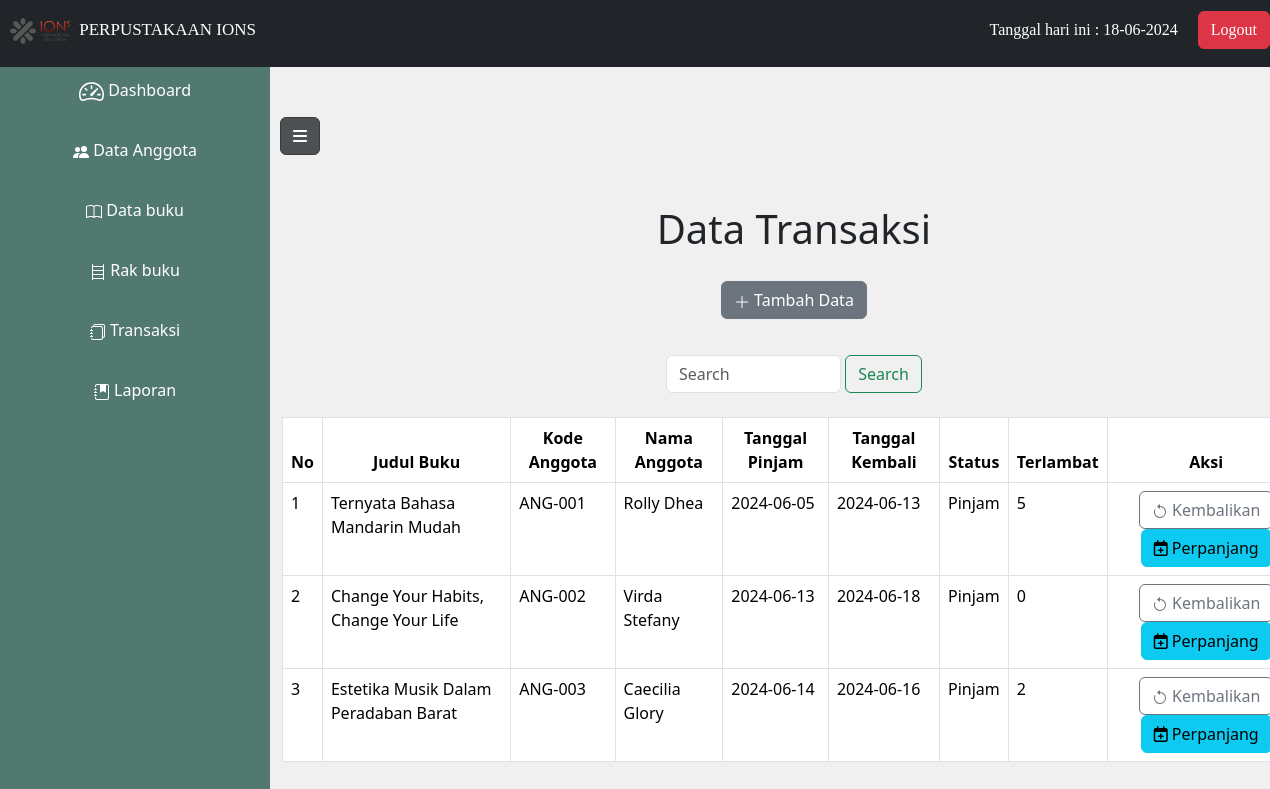
Page /datatransaksi.php on the committed database.
### tables this page shows
CREATE TABLE `peminjaman` (
  `id_peminjaman` int(11) NOT NULL,
  `tgl_pinjam` date NOT NULL,
  `tgl_kembali` date NOT NULL,
  `id_buku` int(11) NOT NULL,
  `id_anggota` int(11) NOT NULL,
  `status` varchar(10) NOT NULL
);

CREATE TABLE `buku` (
  `id_buku` int(11) NOT NULL,
  `kode_buku` varchar(10) NOT NULL,
  `judul_buku` varchar(50) NOT NULL,
  `kategori` varchar(50) NOT NULL,
  `pengarang` varchar(50) NOT NULL,
  `penerbit` varchar(50) NOT NULL,
  `thn_terbit` int(11) NOT NULL,
  `stok` int(11) NOT NULL,
  `sinopsis` text NOT NULL,
  `id_rak` int(11) NOT NULL
);

CREATE TABLE `anggota` (
  `id_anggota` int(11) NOT NULL,
  `kode_anggota` varchar(10) NOT NULL,
  `nama_anggota` varchar(50) NOT NULL,
  `jenis_kelamin` varchar(20) NOT NULL,
  `no_telp` varchar(15) NOT NULL
);

### datatransaksi.php (the view, shortened to what this page needs)
<!DOCTYPE html>
<html lang="en">
<head>
    <link rel="stylesheet" href="bentuk.css">
    <link rel="stylesheet" href="https://cdnjs.cloudflare.com/ajax/libs/font-awesome/6.4.2/css/all.min.css">
    <link href="https://cdn.jsdelivr.net/npm/bootstrap@5.3.3/dist/css/bootstrap.min.css" rel="stylesheet">
</head>
<body class="sb-nav-fixed">
    <nav class="sb-topnav navbar navbar-expand navbar-dark bg-dark" style="padding-bottom: 15px; font-family:baufra;">
        <div class="navbar-left">
        <h1 class="nav1" style="font-size: 17px;"><img src="ions.png" alt="logo ions" style="width: 60px; height: auto; margin-right: 5px;"> PERPUSTAKAAN IONS</h1>
        </div>
        <div class="navbar-center">
            <div class="date">
                <?php echo "Tanggal hari ini : " . date("d-m-Y"); ?>
            </div>
        </div>
        <div class="navbar-right">
            <a href="logout.php"><button type="button" class="btn btn-danger">Logout</button></a>
        </div>
    </nav>
    <div id="layoutSidenav_content">
        <button id="sidebarToggleBtn" class="btn btn-dark active" style="margin-top: 50px;">
            <i class="fas fa-bars"></i>
        </button>
        <div class="sidebar active">
            <ul>
                <li type="button"><a href="dashboard.php" style="text-decoration: none; color: white;"> Dashboard</a></li>
                <li type="button"><a href="dataanggota.php" style="text-decoration: none; color: white;"> Data Anggota</a></li>
                <li type="button"><a href="databuku.php" style="text-decoration: none; color: white;"> Data buku</a></li>
                <li type="button"><a href="datarak.php" style="text-decoration: none; color: white;"><svg xmlns="http://www.w3.org/2000/svg" width="16" height="16" fill="currentColor" class="bi bi-bookshelf" viewBox="0 0 16 16"><path d="M2.5 0a.5.5 0 0 1 .5.5V2h10V.5a.5.5 0 0 1 1 0v15a.5.5 0 0 1-1 0V15H3v.5a.5.5 0 0 1-1 0V.5a.5.5 0 0 1 .5-.5M3 14h10v-3H3zm0-4h10V7H3zm0-4h10V3H3z"/></svg> Rak buku</a></li>
                <li type="button"><a href="datatransaksi.php" style="text-decoration: none; color: white;"> Transaksi</a></li>
                <li type="button"><a href="datalaporan.php" style="text-decoration: none; color: white;"> Laporan</a></li>
            </ul>
        </div>
        <div class="container-fluid ">
        <center>
        <h1 style="margin-top:50px;">Data Transaksi</h1>
        <a class="btn btn-secondary" href="form_pinjam.php" role="button" style="margin-top:20px; margin-bottom:20px;">
        <svg xmlns="http://www.w3.org/2000/svg" width="16" height="16" fill="currentColor" class="bi bi-plus-lg" viewBox="0 0 16 16">
        <path fill-rule="evenodd" d="M8 2a.5.5 0 0 1 .5.5v5h5a.5.5 0 0 1 0 1h-5v5a.5.5 0 0 1-1 0v-5h-5a.5.5 0 0 1 0-1h5v-5A.5.5 0 0 1 8 2"/></svg>
        Tambah Data</a>
        <form action="datatransaksi.php" method="get" class="d-flex mt-3 col-3" role="search">
        <input class="form-control me-1" type="search" placeholder="Search" aria-label="Search" name="cari">
        <button class="btn btn-outline-success" type="submit">Search</button>
        </form>
        <br>
        <table class="table table-bordered center">
        <thead align=center>
            <tr>
                <th>No</th>
                <th>Judul Buku</th>
                <th>Kode Anggota</th>
                <th>Nama Anggota</th>
                <th>Tanggal Pinjam</th>
                <th>Tanggal Kembali</th>
                <th>Status</th>
                <th>Terlambat</th>
                <th>Aksi</th>
            </tr>
        </thead>
    <?php
    include 'koneksi.php';
    if(isset($_GET['cari'])){
    $cari = $_GET['cari'];
    $query = "SELECT peminjaman.*, buku.judul_buku, anggota.kode_anggota, anggota.nama_anggota
              FROM peminjaman
              INNER JOIN buku ON peminjaman.id_buku = buku.id_buku
              INNER JOIN anggota ON peminjaman.id_anggota = anggota.id_anggota WHERE nama_anggota LIKE '%$cari%'";
    } else {
    $query = "SELECT peminjaman.*, buku.judul_buku, anggota.kode_anggota, anggota.nama_anggota
              FROM peminjaman
              INNER JOIN buku ON peminjaman.id_buku = buku.id_buku
              INNER JOIN anggota ON peminjaman.id_anggota = anggota.id_anggota";
    }
    $result = mysqli_query($connect, $query);
    if(mysqli_num_rows($result) > 0) {
    $no = 1;
    while($data = mysqli_fetch_array($result)) {
    ?>
        <tbody>
            <tr>
                <td><?php echo $no++; ?></td>
                <td><?php echo $data['judul_buku'] ?></td>
                <td><?php echo $data['kode_anggota'] ?></td>
                <td><?php echo $data['nama_anggota'] ?></td>
                <td><?php echo $data['tgl_pinjam'] ?></td>
                <td><?php echo $data['tgl_kembali'] ?></td>
                <td><?php echo $data['status'] ?></td>
                <td>
                    <?php
                        $tgl_kembali = strtotime($data['tgl_kembali']);
                        $tgl_sekarang = strtotime(date("Y-m-d"));
                        $selisih = $tgl_sekarang - $tgl_kembali;
                        $hari_terlambat = floor($selisih / (60 * 60 * 24));
                        echo ($hari_terlambat > 0) ? $hari_terlambat : 0 ;
                    ?></td>
                <td>
                <center>
                    <a href="kembali.php?id_peminjaman=<?php echo $data['id_peminjaman']; ?>"> <button type="button" class="btn btn-outline-secondary">
                    Kembalikan</button></a>
                    <a href="perpanjang.php?id_peminjaman=<?php echo $data['id_peminjaman']; ?>">  <button type="button" class="btn btn-info">
                    <i class="far fa-calendar-plus"></i> Perpanjang</button></a>
                </center>
                </td>
            </tr>
        </tbody>
        <?php
        }
    } else {
    echo "Data anggota tidak ditemukan.";
    }
    ?>
    </table>
    </center>
    </div>
</body>
</html>

### bentuk.css (style rules this page uses)
.nav1 { margin-left: 10px; color: white; font-size:larger; margin-top: 10px; }
.sidebar { height: 100%; top: 0; width: 270px; background: #f0f0f0; text-align: center; position: fixed; overflow-x: hidden; padding-top: 60px; background-color: #52796F; top: 0; left: -270px; transition: left 0.3s ease-in-out; }
#sidebarToggleBtn { position: relative; top: 0; left: 0px; }
#sidebarToggleBtn.active { left: 280px; z-index: 1; transition: left 0.3s ease-in-out; }
.sidebar.active { left: 0px; }
.container-fluid { transition: width 0.3s ease-in-out, margin-left 0.3s ease-in-out; width: 100%; margin-left: 10px; }
.container-fluid.active { width: 82.5%; margin-left: 270px; }
.sidebar ul { list-style: none; padding: 0; margin: 0; }
.sidebar ul li { line-height: 60px; list-style: none; color: white; font-size: 16px; padding: 0 20px; box-sizing: border-box; }
.sb-topnav { display: flex; justify-content: space-between; align-items: center; padding: 10px; z-index: 1; }
.navbar-left { flex: 1; }
.navbar-right { color: white; display: flex; align-items: center; }
.navbar-center { color: white; display: flex; padding-right: 20px; }
.sb-nav-fixed { background-color: #f0f0f0; }
#layoutSidenav_content { position: relative; margin-left: 0; }

### rows in the picture
peminjaman: id_buku.judul_buku "Ternyata Bahasa Mandarin Mudah", id_anggota.kode_anggota "ANG-001", id_anggota.nama_anggota "Rolly Dhea", tgl_pinjam "2024-06-05", tgl_kembali "2024-06-13", status "Pinjam", tgl_kembali "5"
peminjaman: id_buku.judul_buku "Change Your Habits, Change Your Life", id_anggota.kode_anggota "ANG-002", id_anggota.nama_anggota "Virda Stefany", tgl_pinjam "2024-06-13", tgl_kembali "2024-06-18", status "Pinjam"
peminjaman: id_buku.judul_buku "Estetika Musik Dalam Peradaban Barat", id_anggota.kode_anggota "ANG-003", id_anggota.nama_anggota "Caecilia Glory", tgl_pinjam "2024-06-14", tgl_kembali "2024-06-16", status "Pinjam", tgl_kembali "2"
